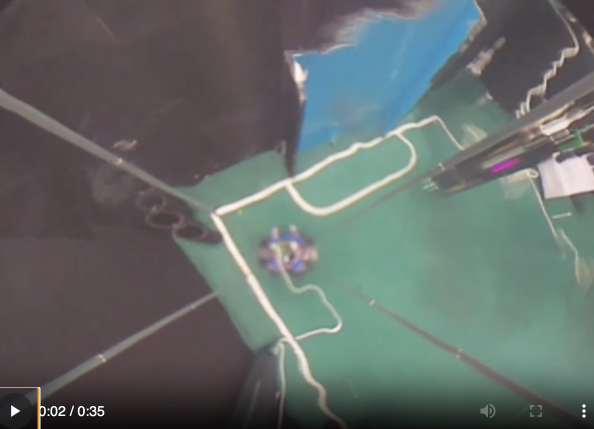
#> input picture software/middle/goalpost_detection/blue1.png, 1188 x 858 px, given in place of vid.mp4, which was not available (shown at 1/2 size)
$ python goalpost_detection.py
#> lines starting #> are read from the running program, lines starting #| are printed output that depends on the picture; after the words box and inside, x2 and y2 are one past the last pixel; in counts of white or black regions, pixels touching at a corner belong together; pictures that were not available may be replaced by others from this repository, and a replacement may not be noted
import cv2
import numpy as np
import os
import datetime
import time

DEBUG = True

video_path = "RBC-soccer-2025/software/middle/goalpost_detection/vid.mp4"
print(
    "file exists? "
    + str(os.path.exists("RBC-soccer-2025/software/middle/goalpost_detection/vid.mp4"))
)
cap = cv2.VideoCapture(video_path)

# Correct HSV values for blue (OpenCV uses H:0-180, S:0-255, V:0-255)
BLUE_LOWER = np.array([70, 146, 50])  # Blue color has ~100-130 hue in OpenCV
BLUE_UPPER = np.array([150, 255, 255])  # Upper limit within valid range

# Correct HSV values for yellow
YELLOW_LOWER = np.array([20, 100, 100])  # Yellow is around 20-30 in OpenCV HSV
YELLOW_UPPER = np.array([30, 255, 255])

# Field green
FIELD_LOWER = np.array([35, 50, 50])  # Green is around 35-85 in OpenCV HSV
FIELD_UPPER = np.array([85, 255, 255])

MIN_CONTOUR_AREA = 300  # Reduced to detect smaller goalposts
MIN_GOAL_HEIGHT = 10
EDGE_SEARCH_HEIGHT = 69
EPSILON_FACTOR = 0.05  # Increased for better approximation
PARALLELOGRAM_TOLERANCE = 1  # Increased tolerance for parallelism


# [231 lines left out: functions find_true_bottom_edge, find_true_bottom_edge_parallelogram, find_true_bottom_edge_quadrilateral, order_points, detect_quadrilateral, order_quadrilateral_points and 1 more, not called in this run]


def get_reliable_goalpost_contour(contours, color_mask):
    """Get the most reliable contour for the goalpost"""
    if not contours:
        return None

    # Sort by area, largest first
    sorted_contours = sorted(contours, key=cv2.contourArea, reverse=True)
    largest = sorted_contours[0]

    # Check if it's large enough
    if cv2.contourArea(largest) < MIN_CONTOUR_AREA:
        return None

    # Create a convex hull around the largest contour to smooth it
    hull = cv2.convexHull(largest)

    # Calculate aspect ratio of hull
    x, y, w, h = cv2.boundingRect(hull)
    aspect_ratio = h / max(w, 1)  # Avoid division by zero

    # If it's tall and narrow, it's likely a goalpost
    if aspect_ratio > 1.5:
        return hull

    return largest  # Fall back to largest if aspect ratio check fails


def filter_out_rods(contours):
    """Filter out thin rod-like contours"""
    filtered_contours = []

    for contour in contours:
        # Calculate minimum area rectangle
        rect = cv2.minAreaRect(contour)
        width, height = rect[1]

        # Ensure width and height are in correct order (width < height for vertical objects)
        if width > height:
            width, height = height, width

        # Calculate aspect ratio
        aspect_ratio = height / max(width, 1)

        # If it's too tall and thin, it's likely a rod (adjust threshold as needed)
        if aspect_ratio > 8.0:  # Rods are typically very tall and thin
            continue

        filtered_contours.append(contour)

    return filtered_contours


# If multiple significant contours, try combining them
def combine_goalpost_parts(contours, min_area):
    significant_contours = [c for c in contours if cv2.contourArea(c) > min_area / 4]
    if len(significant_contours) > 1:
        # Combine all points and create a convex hull
        all_points = np.vstack([c.reshape(-1, 2) for c in significant_contours])
        return cv2.convexHull(all_points.reshape(-1, 1, 2))
    elif len(significant_contours) == 1:
        return significant_contours[0]
    return None


# Main loop
while cap.isOpened():
    ret, frame = cap.read()
#> frame is the input picture: shape (858, 1188, 3); mean B, G, R 105.8, 108.2, 100.2
    if not ret:
        break

    start_time = datetime.datetime.now()

    hsv = cv2.cvtColor(frame, cv2.COLOR_BGR2HSV)
#> hsv: shape (858, 1188, 3); mean H, S, V 101.6, 43.8, 115.6
    output = frame.copy()

    # Create debug image if in debug mode
    if DEBUG:
        debug_mask = np.zeros_like(frame)

    # Step 1: Create and clean color masks
    blue_mask = cv2.inRange(hsv, BLUE_LOWER, BLUE_UPPER)
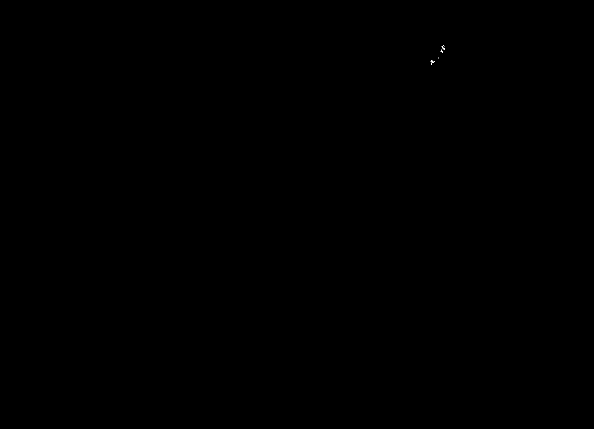
#> blue_mask: shape (858, 1188) (shown at 1/2 size); 0.01% white in thin lines or dots, all inside (x1, y1, x2, y2) = (861, 90, 890, 130)
    yellow_mask = cv2.inRange(hsv, YELLOW_LOWER, YELLOW_UPPER)
#> yellow_mask: shape (858, 1188); every value is 0

    # Step 2: Apply morphology - much gentler approach
    kernel_small = np.ones((3, 3), np.uint8)
    kernel = np.ones((5, 5), np.uint8)

    # Apply minimal morphology
    blue_mask = cv2.morphologyEx(blue_mask, cv2.MORPH_CLOSE, kernel_small)
    yellow_mask = cv2.morphologyEx(yellow_mask, cv2.MORPH_CLOSE, kernel_small)

    # Step 3: Find contours
    blue_contours, _ = cv2.findContours(
        blue_mask, cv2.RETR_EXTERNAL, cv2.CHAIN_APPROX_SIMPLE
    )
#> blue_contours = 4 contours, all with area under 20
    yellow_contours, _ = cv2.findContours(
        yellow_mask, cv2.RETR_EXTERNAL, cv2.CHAIN_APPROX_SIMPLE
    )
#> yellow_contours = []

    # Step 4: Process blue goalpost - try multiple approaches
    blue_detected = False

    # Try approach 1: Filter and combine
    filtered_blue = filter_out_rods(blue_contours)
#> the loop in filter_out_rods, `for contour in contours:` made 4 passes
#> (contour, rect, width, height, aspect_ratio) on pass 2: ([[877, 114], [877, 116]], ((877, 115), (2, 0), -90), 0, 2, 2)
#> after the loop in filter_out_rods, `for contour in contours:`: filtered_contours = 4 contours, all with area under 20
#> filtered_blue = 4 contours, all with area under 20
    if len(filtered_blue) > 1:
        combined_blue = combine_goalpost_parts(filtered_blue, MIN_CONTOUR_AREA / 2)
#> in combine_goalpost_parts, `significant_contours = [c for c in contours if cv2.contourArea(c) > mi..`: significant_contours = []
        if combined_blue is not None:
            quad = detect_quadrilateral(combined_blue, EPSILON_FACTOR)
            if quad is not None:
                blue_detected = True
                blue_quad = quad

    # Try approach 2: Use reliable goalpost contour if approach 1 failed
    if not blue_detected and filtered_blue:
        reliable_blue = get_reliable_goalpost_contour(filtered_blue, blue_mask)
#> in get_reliable_goalpost_contour, `sorted_contours = sorted(contours, key=cv2.contourArea, reverse=True)`: sorted_contours = 4 contours, all with area under 20
#> in get_reliable_goalpost_contour, `largest = sorted_contours[0]`: largest = contour of 14 points, box (x1, y1, x2, y2) (883, 90, 890, 100), area 19
        if reliable_blue is not None:
            quad = detect_quadrilateral(reliable_blue, EPSILON_FACTOR)
            if quad is not None:
                blue_detected = True
                blue_quad = quad

    # Try approach 3: Use largest contour directly if all else fails
    if not blue_detected and blue_contours:
        largest_blue = max(blue_contours, key=cv2.contourArea)
#> largest_blue has the same summary as largest in get_reliable_goalpost_contour
        if cv2.contourArea(largest_blue) > MIN_CONTOUR_AREA:
            quad = detect_quadrilateral(largest_blue, EPSILON_FACTOR)
            if quad is not None:
                blue_detected = True
                blue_quad = quad

    # Draw blue goalpost if detected
    if blue_detected:
        # Draw the quadrilateral
        for i in range(4):
            pt1 = tuple(blue_quad[i].astype(int))
            pt2 = tuple(blue_quad[(i + 1) % 4].astype(int))
            cv2.line(output, pt1, pt2, (255, 0, 0), 2)

        # Find the true bottom edge
        bottom_edge_y = find_true_bottom_edge_quadrilateral(
            frame, blue_quad, BLUE_LOWER, BLUE_UPPER
        )

        # Find the point nearest to the robot and closest to the field
        nearest_point = find_nearest_field_point(
            blue_quad, bottom_edge_y, frame.shape[0]
        )
        nearest_x, nearest_y = nearest_point.astype(int)

        # Draw the nearest field point
        cv2.circle(output, (nearest_x, nearest_y), 5, (255, 255, 0), -1)
        cv2.line(
            output,
            (nearest_x - 10, nearest_y),
            (nearest_x + 10, nearest_y),
            (255, 255, 0),
            2,
        )
        cv2.putText(
            output,
            f"({nearest_x},{nearest_y})",
            (nearest_x - 40, nearest_y - 10),
            cv2.FONT_HERSHEY_SIMPLEX,
            0.5,
            (255, 255, 0),
            1,
        )

    # Step 5: Process yellow goalpost - using same approach as blue
    yellow_detected = False

    # Try approach 1: Filter and combine
    filtered_yellow = filter_out_rods(yellow_contours)
#> filtered_yellow = []
    if len(filtered_yellow) > 1:
        combined_yellow = combine_goalpost_parts(filtered_yellow, MIN_CONTOUR_AREA / 2)
        if combined_yellow is not None:
            quad = detect_quadrilateral(combined_yellow, EPSILON_FACTOR)
            if quad is not None:
                yellow_detected = True
                yellow_quad = quad

    # Try approach 2: Use reliable goalpost contour if approach 1 failed
    if not yellow_detected and filtered_yellow:
        reliable_yellow = get_reliable_goalpost_contour(filtered_yellow, yellow_mask)
        if reliable_yellow is not None:
            quad = detect_quadrilateral(reliable_yellow, EPSILON_FACTOR)
            if quad is not None:
                yellow_detected = True
                yellow_quad = quad

    # Try approach 3: Use largest contour directly if all else fails
    if not yellow_detected and yellow_contours:
        largest_yellow = max(yellow_contours, key=cv2.contourArea)
        if cv2.contourArea(largest_yellow) > MIN_CONTOUR_AREA:
            quad = detect_quadrilateral(largest_yellow, EPSILON_FACTOR)
            if quad is not None:
                yellow_detected = True
                yellow_quad = quad

    # Draw yellow goalpost if detected
    if yellow_detected:
        # Draw the quadrilateral
        for i in range(4):
            pt1 = tuple(yellow_quad[i].astype(int))
            pt2 = tuple(yellow_quad[(i + 1) % 4].astype(int))
            cv2.line(output, pt1, pt2, (0, 255, 255), 2)

        # Find the true bottom edge
        bottom_edge_y = find_true_bottom_edge_quadrilateral(
            frame, yellow_quad, YELLOW_LOWER, YELLOW_UPPER
        )

        # Find the point nearest to the robot and closest to the field
        nearest_point = find_nearest_field_point(
            yellow_quad, bottom_edge_y, frame.shape[0]
        )
        nearest_x, nearest_y = nearest_point.astype(int)

        # Draw the nearest field point
        cv2.circle(output, (nearest_x, nearest_y), 5, (0, 255, 255), -1)
        cv2.line(
            output,
            (nearest_x - 10, nearest_y),
            (nearest_x + 10, nearest_y),
            (0, 255, 255),
            2,
        )
        cv2.putText(
            output,
            f"({nearest_x},{nearest_y})",
            (nearest_x - 40, nearest_y - 10),
            cv2.FONT_HERSHEY_SIMPLEX,
            0.5,
            (0, 255, 255),
            1,
        )

    # Display debug visualization
    if DEBUG:
        # Create colored versions of masks for display
        blue_display = cv2.cvtColor(blue_mask, cv2.COLOR_GRAY2BGR)
        yellow_display = cv2.cvtColor(yellow_mask, cv2.COLOR_GRAY2BGR)
#> yellow_display: shape (858, 1188, 3); every value is 0

        # Add text labels
        cv2.putText(
            blue_display,
            "Blue Mask",
            (10, 30),
            cv2.FONT_HERSHEY_SIMPLEX,
            0.7,
            (0, 255, 0),
            2,
        )
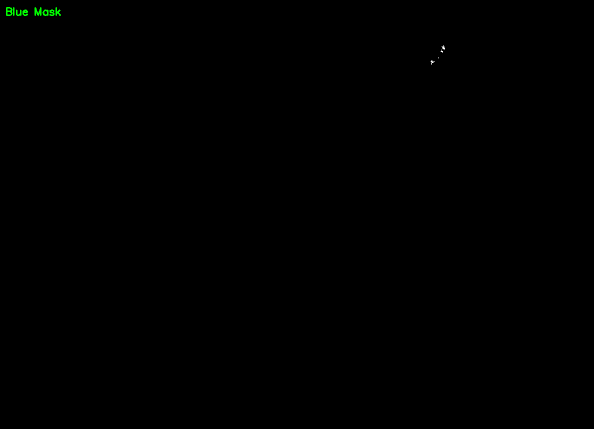
#> blue_display: shape (858, 1188, 3) (shown at 1/2 size); mean B, G, R 0, 0.2, 0
        cv2.putText(
            yellow_display,
            "Yellow Mask",
            (10, 30),
            cv2.FONT_HERSHEY_SIMPLEX,
            0.7,
            (0, 255, 0),
            2,
        )
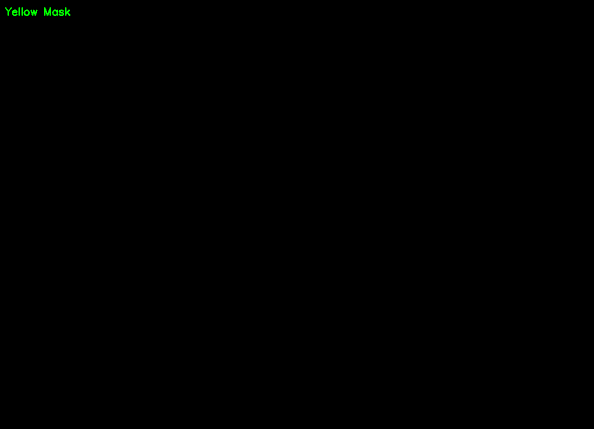
#> yellow_display: shape (858, 1188, 3) (shown at 1/2 size); mean B, G, R 0, 0.2, 0

        # Resize masks to half size
        h, w = frame.shape[:2]
        blue_display = cv2.resize(blue_display, (w // 2, h // 2))
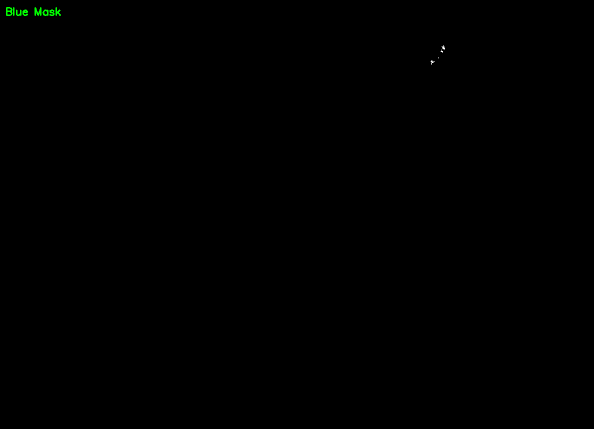
#> blue_display: shape (429, 594, 3); mean B, G, R 0, 0.2, 0
        yellow_display = cv2.resize(yellow_display, (w // 2, h // 2))
#> yellow_display: shape (429, 594, 3)

        # Create a composite debug view
        debug_top = np.hstack([blue_display, yellow_display])
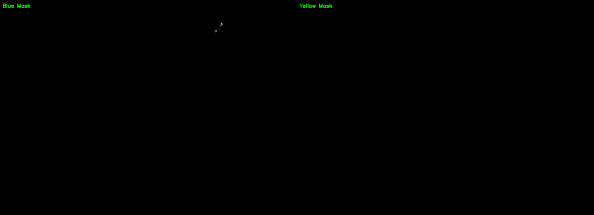
#> debug_top: shape (429, 1188, 3) (shown at 1/2 size); mean B, G, R 0, 0.2, 0
        debug_view = np.vstack([debug_top, cv2.resize(output, (w, h // 2))])
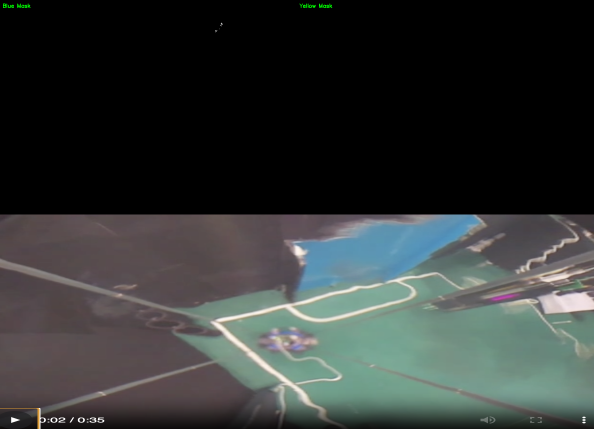
#> debug_view: shape (858, 1188, 3) (shown at 1/2 size); mean B, G, R 53, 54.3, 50.2

        cv2.imshow("Debug View", debug_view)

    cv2.imshow("Goal Detection", output)

    end_time = datetime.datetime.now()
    print("Time take for frame: " + str(end_time - start_time))

    if cv2.waitKey(25) & 0xFF == ord("q"):
#> (key q is pressed here)
        break

cap.release()
cv2.destroyAllWindows()

$ run again, on software/middle/goalpost_detection/blue2.png
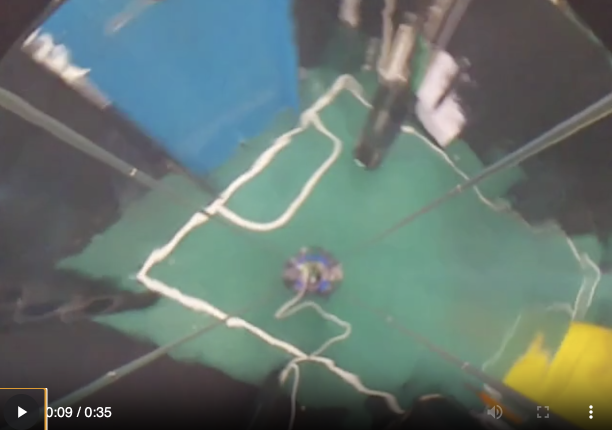
#> input picture software/middle/goalpost_detection/blue2.png, 1224 x 860 px, given in place of vid.mp4, which was not available (shown at 1/2 size)
#> frame is the input picture: shape (860, 1224, 3); mean B, G, R 111.5, 117.3, 102.2
#> blue_mask: shape (860, 1224); every value is 0
#> `yellow_mask = cv2.inRange(hsv, YELLOW_LOWER, YELLOW_UPPER)`:
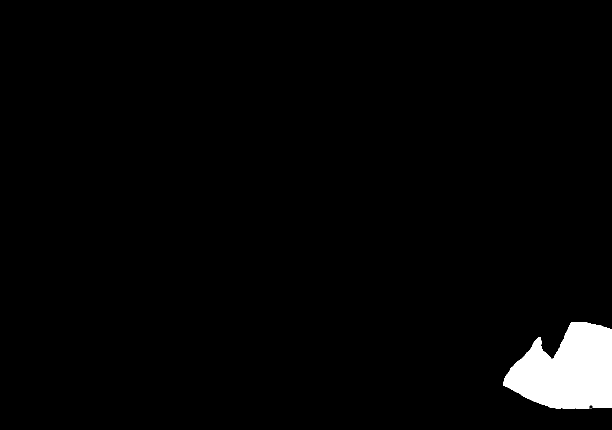
#> yellow_mask: shape (860, 1224) (shown at 1/2 size); 2.5% white; 3 white regions (2 under 20 px), largest, box (x1, y1, x2, y2) and area: (1006, 644, 1224, 817) 26819
#> blue_contours = []
#> yellow_contours = 2 contours, 1 with area under 20; largest, box (x1, y1, x2, y2) and area: (1006, 644, 1224, 817) 26488
#> after the loop in filter_out_rods, `for contour in contours:`: filtered_contours = []
#> the loop in filter_out_rods (call 2), `for contour in contours:` made 2 passes
#> (contour, rect, width, height, aspect_ratio) on pass 1: ([[1180, 817], [1183, 817]], ((1181.5, 817), (0, 3), -90), 0, 3, 3)
#> after the loop in filter_out_rods (call 2), `for contour in contours:`: filtered_contours has the same summary as yellow_contours outside filter_out_rods
#> filtered_yellow has the same summary as yellow_contours
#> significant_contours = 1 contour; box (x1, y1, x2, y2) and area: (1006, 644, 1224, 817) 26488
#> combined_yellow = contour of 250 points, box (x1, y1, x2, y2) (1006, 644, 1224, 817), area 26488
#> perimeter = 770.5
#> epsilon = 38.52
#> approx = [[1006, 766], [1223, 815], [1223, 658], [1142, 645], [1106, 717], [1076, 674]]
#| Contour has 6 points
#> center = [1129.3, 712.5]
#> points has the same summary as approx
#> distances = [134.4, 138.9, 108.4, 68.68, 23.76, 65.78]
#> indices = [3, 2, 0, 1]
#> in detect_quadrilateral, `pts = points[indices]`: pts = [[1142, 645], [1223, 658], [1006, 766], [1223, 815]]
#> in detect_quadrilateral, `x, y, w, h = cv2.boundingRect(pts.reshape(-1, 1, 2))`: x = 1006; y = 645; w = 218; h = 171
#> x_sorted = [[1006, 766], [1142, 645], [1223, 658], [1223, 815]]
#> in order_quadrilateral_points, `left_points = x_sorted[:2]`: left_points = [[1006, 766], [1142, 645]]
#> right_points = [[1223, 658], [1223, 815]]
#> in order_quadrilateral_points, `left_points = left_points[np.argsort(left_points[:, 1])]`: left_points = [[1142, 645], [1006, 766]]
#> in detect_quadrilateral, `pts = order_quadrilateral_points(pts)`: pts = [[1142, 645], [1223, 658], [1223, 815], [1006, 766]]
#> quad has the same summary as pts in detect_quadrilateral
#> yellow_quad has the same summary as pts in detect_quadrilateral
#> the loop `for i in range(4):` made 4 passes
#> (pt1, pt2) on passes 1 to 4: ((1142, 645), (1223, 658)), ((1223, 658), (1223, 815)), ((1223, 815), (1006, 766)), ((1006, 766), (1142, 645))
#> in find_true_bottom_edge_quadrilateral, `x, y, w, h = cv2.boundingRect(quadrilateral.reshape(-1, 1, 2))`: x = 1006; y = 645; w = 218; h = 171
#> roi_height = 215
#> shifted_quad = [[136, 0], [217, 13], [217, 170], [0, 121]]
#> mask: shape (215, 218); 49.3% white; 1 white region, box (x1, y1, x2, y2) and area: (0, 0, 218, 171) 23115
#> goal_mask: shape (215, 218); 46.7% white; 1 white region, box (x1, y1, x2, y2) and area: (0, 0, 218, 171) 21869
#> field_mask: shape (215, 218); 1.5% white; 1 white region, box (x1, y1, x2, y2) and area: (88, 6, 130, 59) 691
#> vertical_proj = 215 values, max 55590 at index 121, min 0 at index 171, mean 25937.7
#> threshold = 11118
#> goal_rows = 155 values from 6 to 160
#> bottom_row = 160
#> bottom_edge_y = 805
#> the loop in find_nearest_field_point, `for point in quadrilateral:` made 4 passes
#> after the loop in find_nearest_field_point, `for point in quadrilateral:`: field_points = [[1223, 815]]
#> the loop in find_nearest_field_point, `for point in field_points:` made 1 pass
#> after the loop in find_nearest_field_point, `for point in field_points:`: min_distance = 794.3
#> nearest_point = [1223, 815]
#> nearest_x = 1223; nearest_y = 815
#> `debug_view = np.vstack([debug_top, cv2.resize(output, (w, h // 2))])`:
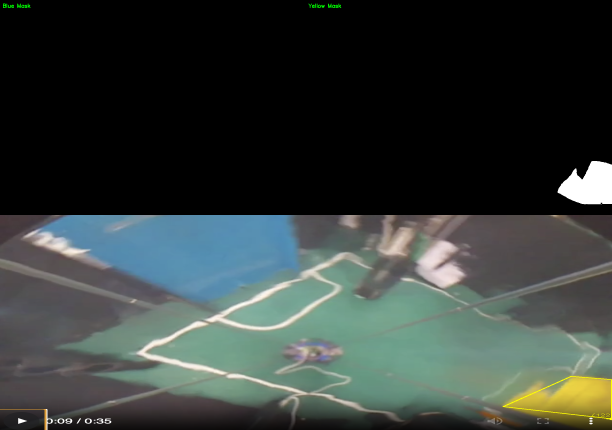
#> debug_view: shape (860, 1224, 3) (shown at 1/2 size); mean B, G, R 57.4, 60.5, 52.9
